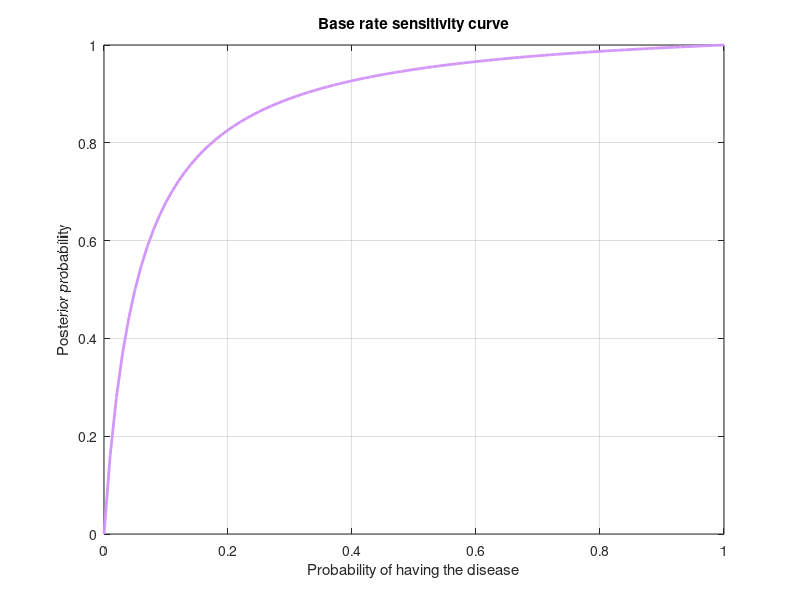

Source code (MATLAB):
clear; clc; close all;
P_d = 0:0.01:1;
P_t_on_d = 0.95;
P_t_on_nd = 0.05;
P_d_on_t = (P_t_on_d * P_d) ./ ((P_t_on_d * P_d) + (P_t_on_nd * (1 - P_d)));
plot(P_d, P_d_on_t, 'Color', [211/255, 150/255, 249/255], 'LineStyle', '-', 'LineWidth', 2);
title('Base rate sensitivity curve');
xlabel('Probability of having the disease');
ylabel('Posterior probability');
grid on;
